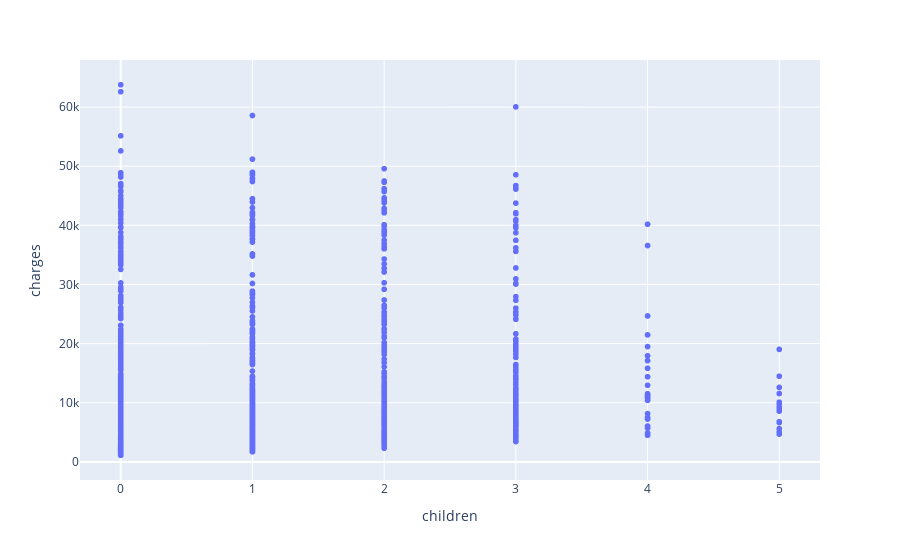

This figure's notebook cell:
### Code cell
px.scatter(medical_df, x='children', y='charges' )

### Figure 1 — Plotly figure (JSON) as saved in the notebook; plotly's stock layout.template omitted (floating-point values rounded to 4 significant figures; data arrays with more than 128 entries replaced by an {"elided": "..."} marker saying what was removed)
{"data": [{"hovertemplate": "children=%{x}<br>charges=%{y}<extra></extra>", "legendgroup": "", "marker": {"color": "#636efa", "symbol": "circle"}, "mode": "markers", "name": "", "showlegend": false, "type": "scattergl", "x": {"elided": "1338 int values"}, "xaxis": "x", "y": {"elided": "1338 float values"}, "yaxis": "y"}], "layout": {"legend": {"tracegroupgap": 0}, "margin": {"t": 60}, "xaxis": {"anchor": "y", "domain": [0, 1], "title": {"text": "children"}}, "yaxis": {"anchor": "x", "domain": [0, 1], "title": {"text": "charges"}}}}
